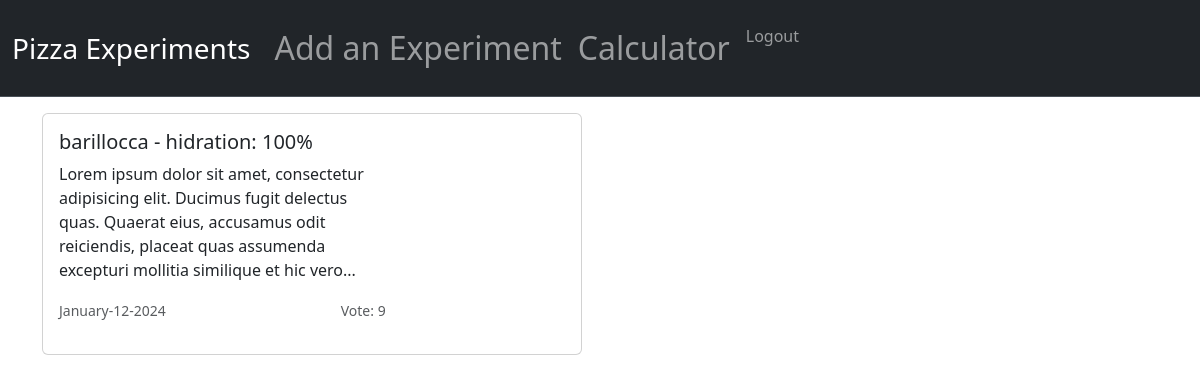
The app's page / (signed in) with its own data.
### app.py (models this page shows)
class Experiment(db.Model):
   id = db.Column(db.Integer, primary_key=True)
   date = db.Column(db.DateTime, default=datetime.utcnow, nullable=False)
   flour_type = db.Column(db.String(50), nullable=False)
   flour_amount = db.Column(db.Integer, nullable=False)
   water_amount = db.Column(db.Integer, nullable=False)
   yeast_type = db.Column(db.String(50))
   yeast_amount = db.Column(db.Float)
   salt_amount = db.Column(db.Float)
   sugar_amount = db.Column(db.Float)
   oil_amount = db.Column(db.Float)
   temperature = db.Column(db.Float)
   maturation_time = db.Column(db.Float)
   procedure = db.Column(db.String(1000))
   result_vote = db.Column(db.Integer)
   result_comment = db.Column(db.String(500))
   user_id = db.Column(db.Integer, db.ForeignKey('user.id'), nullable=False)

### app.py (the view)
@app.route("/")
@login_required
def index():
  experiments = Experiment.query.filter_by(user_id = current_user.id)
  return render_template("index.html", experiments=experiments)

### app.py (called while the page is built)
@login_manager.user_loader
def load_user(user_id):
  return User.query.get(int(user_id))

### templates/index.html (shortened to what this page needs)
{% extends "layout.html" %}
{% block content %}
{% for exp in experiments %}
<div class="card mb-3 mt-3" style="max-width: 540px;">
  <div class="row g-0">
    <div class="col-md-8">
      <div class="card-body">
        {% set hidration = (exp.water_amount*100)//exp.flour_amount %}
        <h5 class="card-title">{{exp.flour_type}} - hidration:  {{hidration}}%</h5>
        <p class="card-text">{{exp.result_comment | truncate(200)}}</p>
        <div class="d-flex justify-content-between">
          <p class="card-text"><small class="text-body-secondary">{{exp.date.strftime("%B-%d-%Y")}}</small></p>
          <p class="card-text"><small class="text-body-secondary">Vote: {{exp.result_vote}}</small></p>
        </div>
      </div>
    </div>
  </div>
</div>
{% endfor %}
{% endblock %}

### records on screen
Experiment: flour_type "barillocca", hidration "100", result_comment "Lorem ipsum dolor sit amet, consectetur adipisicing elit. Ducimus fugit delectus quas. Quaerat eius, accusamus odit reiciendis, placeat quas assumenda excepturi mollitia similique et hic vero...", date "January-12-2024", result_vote "9"
